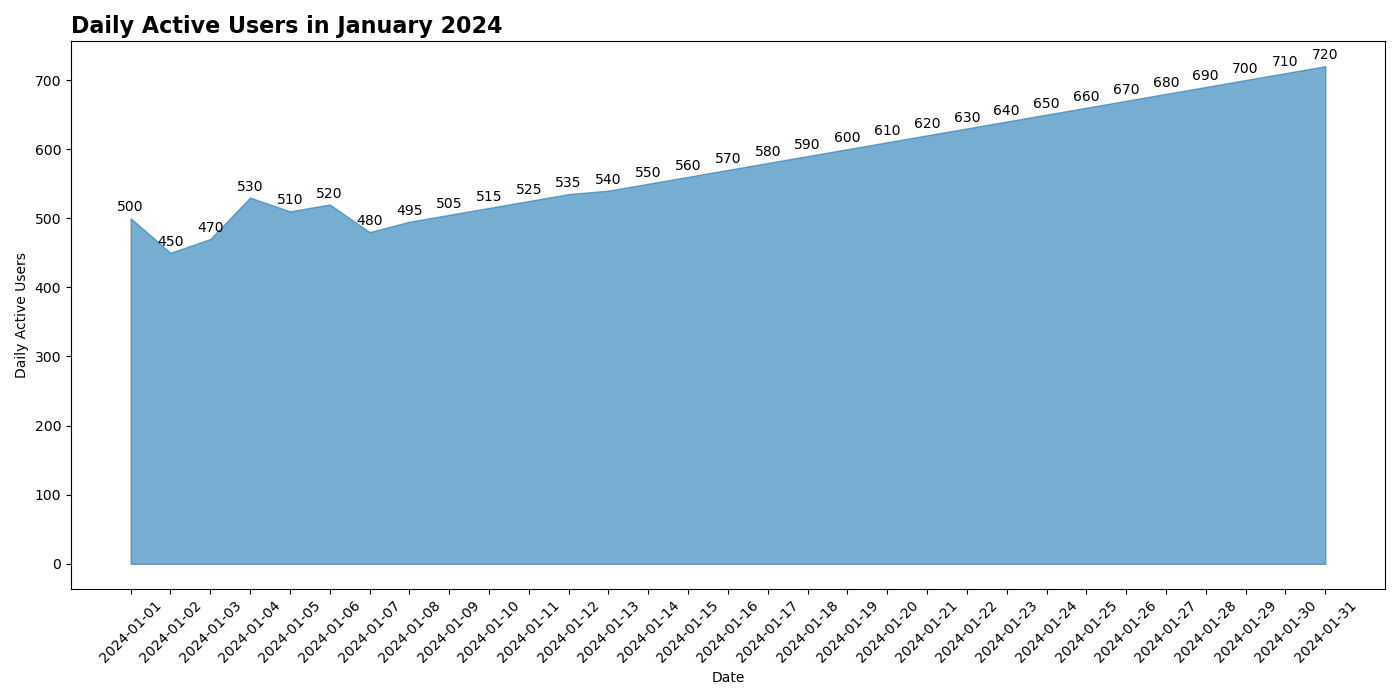

Reproduce this figure in Python.

import matplotlib.pyplot as plt
import pandas as pd
from io import StringIO

data = """Date,Daily Active Users
2024-01-01,500
2024-01-02,450
2024-01-03,470
2024-01-04,530
2024-01-05,510
2024-01-06,520
2024-01-07,480
2024-01-08,495
2024-01-09,505
2024-01-10,515
2024-01-11,525
2024-01-12,535
2024-01-13,540
2024-01-14,550
2024-01-15,560
2024-01-16,570
2024-01-17,580
2024-01-18,590
2024-01-19,600
2024-01-20,610
2024-01-21,620
2024-01-22,630
2024-01-23,640
2024-01-24,650
2024-01-25,660
2024-01-26,670
2024-01-27,680
2024-01-28,690
2024-01-29,700
2024-01-30,710
2024-01-31,720"""

df = pd.read_csv(StringIO(data))

plt.figure(figsize=(14, 7))

plt.fill_between(df['Date'], df['Daily Active Users'], color="#1f77b4", alpha=0.6)

plt.title("Daily Active Users in January 2024", fontsize=16, fontweight='bold', loc='left')
plt.xlabel("Date")
plt.ylabel("Daily Active Users")

for i, row in df.iterrows():
    plt.text(row['Date'], row['Daily Active Users'] + 10, str(row['Daily Active Users']), ha='center')

plt.xticks(rotation=45)
plt.tight_layout()

plt.show()
